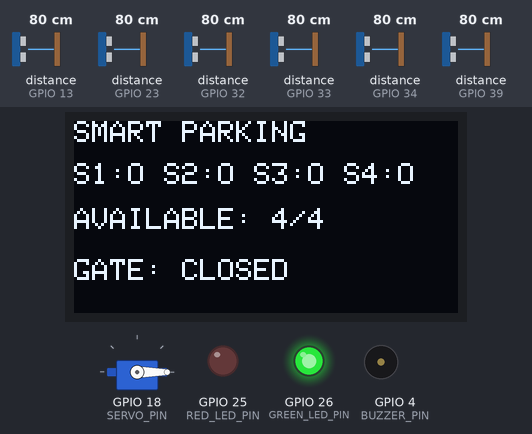
This sketch was run on a simulated ESP32. Shown: 128×64 one-colour display, servo, output pins drawn as LEDs (lit = HIGH), buzzer (waves = sounding, pin HIGH). Wiring (inferred from the names in the program): 6 × ultrasonic range finder: trigger GPIO 2, echo GPIO 23 / trigger GPIO 5, echo GPIO 13 / trigger GPIO 15, echo GPIO 34 / trigger GPIO 16, echo GPIO 33 / trigger GPIO 19, echo GPIO 32 / trigger GPIO 27, echo GPIO 39. The test bench sets the inputs (shaded band); at power-on: distance to the obstacle (sensors on GPIO 33, GPIO 23, GPIO 32, GPIO 13, GPIO 34, GPIO 39) 80 cm. The echo pulse lasts 58.3 µs per cm; WiFi joins after 1.5 s; servers stay silent unless stated; uploads are accepted with an empty reply; pins used as bus, display or sensor lines are not drawn; what the sketch prints to the serial monitor is not drawn.

Above: at 2.8 s.
2.9 s: distance to the obstacle (sensor on GPIO 33) set to 6 cm
At 4.4 s:
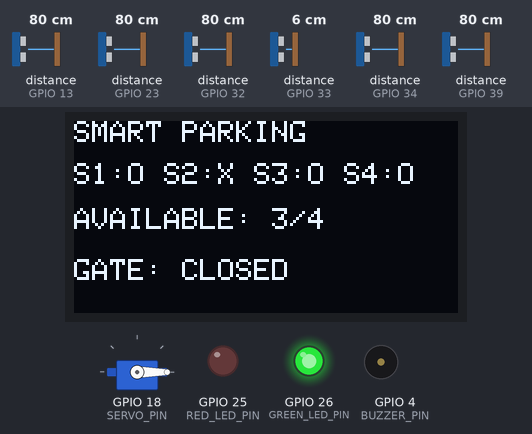
4.7 s: distance to the obstacle (sensor on GPIO 33) set to 3 cm
At 7.0 s:
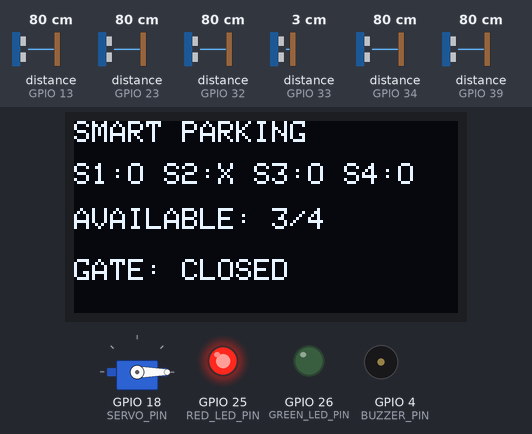
7.7 s: distance to the obstacle (sensor on GPIO 23) set to 6 cm
9.8 s: distance to the obstacle (sensor on GPIO 23) set to 3 cm
At 12.7 s:
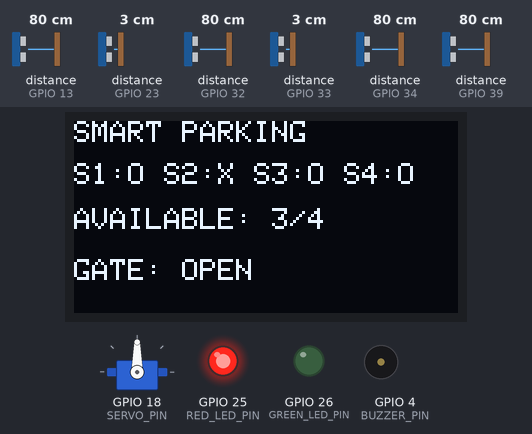
12.8 s: distance to the obstacle (sensor on GPIO 33) set to 120 cm
At 14.3 s:
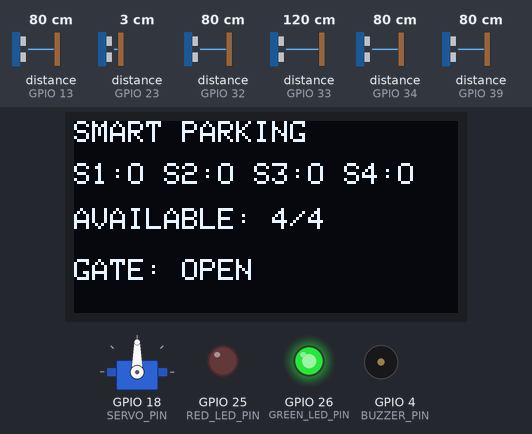
15.0 s: distance to the obstacle (sensor on GPIO 32) set to 2 cm
At 16.2 s:
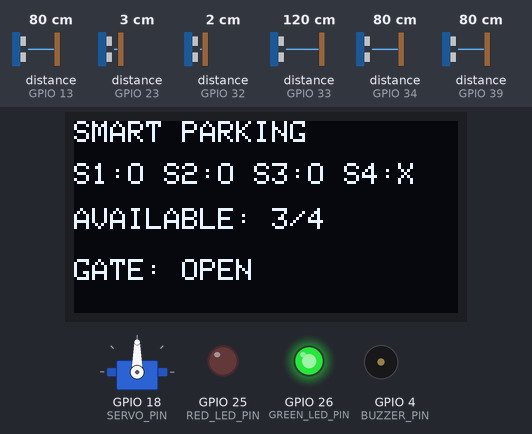
Timing chart, 0 to 18.0 s (numbered marks = the images above; inputs shaded):
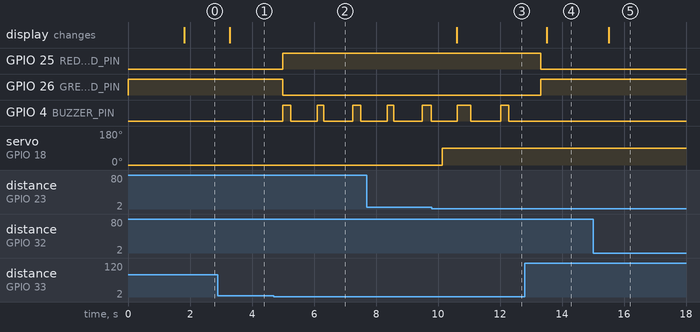

Measured:
- the behaviour switches between 5 and 4 cm on distance to the obstacle (sensor on GPIO 33) (found by bisection; images 1 and 2)
- the behaviour switches between 5 and 4 cm on distance to the obstacle (sensor on GPIO 23) (found by bisection; images 2 and 3)
- after the input at 2.9 s, the display: changes after 0.38 s (image 1)
- after the input at 4.7 s, GPIO 25 (RED_LED_PIN): LOW → HIGH after 0.29 s; GPIO 26 (GREEN_LED_PIN): HIGH → LOW after 0.29 s; GPIO 4 (BUZZER_PIN): alternates HIGH for 0.26 s and LOW for 0.89 s, starting after 0.29 s
- after the input at 9.8 s, servo on GPIO 18 (SERVO_PIN): 0° → 90° after 0.34 s; the display: changes after 0.80 s (image 3)
- after the input at 12.8 s, GPIO 25 (RED_LED_PIN): HIGH → LOW after 0.51 s; GPIO 26 (GREEN_LED_PIN): LOW → HIGH after 0.51 s; GPIO 4 (BUZZER_PIN): stops changing and stays LOW; the display: changes after 0.70 s (image 4)
- after the input at 15.0 s, the display: changes after 0.51 s (image 5)

The sketch:

SmartParking_ParkingFull.ino
```cpp
#include <WiFi.h>
#include <HTTPClient.h>
#include <Wire.h>
#include <Adafruit_GFX.h>
#include <Adafruit_SSD1306.h>
#include <ESP32Servo.h>

// IMPORTANT: ESP32 and the computer running Spring Boot must be on the same LAN/Wi-Fi.
// Replace SERVER_URL with the computer's CURRENT IPv4 address (not localhost/127.0.0.1).
// In Windows, run `ipconfig` and use the IPv4 address of the active Wi-Fi adapter.
const char *WIFI_SSID = "Anupama Grero";
const char *WIFI_PASSWORD = "Anupama1234";
const char *SERVER_URL = "http://10.198.169.138:8080";
const char *OCCUPANCY_ENDPOINT = "/api/sensors/occupancy/batch";

// OLED
#define SCREEN_WIDTH 128
#define SCREEN_HEIGHT 64
#define OLED_RESET -1
#define OLED_ADDRESS 0x3C
Adafruit_SSD1306 display(SCREEN_WIDTH, SCREEN_HEIGHT, &Wire, OLED_RESET);

// Four parking sensors (kept from your uploaded code)
const int parkingTrigPins[4] = {5, 16, 15, 19};
const int parkingEchoPins[4] = {13, 33, 34, 32};

// Gate sensors (kept from your uploaded code)
#define GATE_SENSOR_1_TRIG 2
#define GATE_SENSOR_1_ECHO 23
#define GATE_SENSOR_2_TRIG 27
#define GATE_SENSOR_2_ECHO 39

// Servo
#define SERVO_PIN 18
#define GATE_CLOSED_ANGLE 0
#define GATE_OPEN_ANGLE 90

// Slot 2 warning outputs
#define BUZZER_PIN 4
#define RED_LED_PIN 25
#define GREEN_LED_PIN 26

// Timing and detection settings
// HC-SR04 sensors normally cannot measure reliably below about 2 cm.
#define GATE_MIN_DETECTION_DISTANCE_CM 2.0f
#define GATE_DETECTION_DISTANCE_CM 5.0f
#define GATE_CONFIRMATION_READINGS 3
#define GATE_OPEN_DURATION_MS 3000UL
#define PARKING_UPDATE_INTERVAL_MS 250UL
#define GATE_CHECK_INTERVAL_MS 100UL
#define PARKING_OCCUPIED_DISTANCE_CM 10.0f
#define SLOT2_WARNING_DISTANCE_CM 5.0f
#define BACKEND_OCCUPANCY_INTERVAL_MS 2000UL
#define WIFI_RECONNECT_INTERVAL_MS 10000UL

Servo gateServo;

bool slotOccupied[4] = {false, false, false, false};
float parkingDistances[4] = {-1, -1, -1, -1};
float gateDistance1 = -1;
float gateDistance2 = -1;
float slot2Distance = -1;

bool gateIsOpen = false;
bool slot2WarningActive = false;
bool beepOutputOn = false;
bool wasWiFiConnected = false; // <-- FIXED: Declared globally here

// When the security guard manually opens via the dashboard button,
// manualOverride suppresses the auto-close timer until they press Close.
bool manualOverride = false;

// Require several consecutive valid readings before opening the gate.
// This filters brief ultrasonic noise and cross-talk.
uint8_t entryDetectionCount = 0;
uint8_t exitDetectionCount = 0;

unsigned long lastBeepToggle = 0;
unsigned long gateOpenedAt = 0;
unsigned long lastParkingUpdate = 0;
unsigned long lastGateCheck = 0;
unsigned long lastDisplayUpdate = 0;
unsigned long lastOccupancySend = 0;
unsigned long lastWiFiReconnect = 0;

float readUltrasonicDistance(int trigPin, int echoPin, float timeoutMs);
unsigned long readRawEchoUs(int trigPin, int echoPin);
bool isGateDetected(float distanceCm);
bool detectVehicle();
void updateParkingOccupancy();
int getOccupiedSlots();
int getAvailableSlots();
bool isParkingFull();
void updateReverseSafety();
void updateWarnings();
void updateOLED();
void updateGate();
void openGate();
void closeGate();
void initializeGate();
void connectWiFi();
void sendParkingStatusToBackend();
void handleSerialCommands();
void testParkingSensors();
void printSensorReading(int trigPin, int echoPin);
void sendGateStatus(const char *gate, bool isOpen);
void printNetworkConfiguration();

void setup()
{
  Serial.begin(115200);
  Serial.setTimeout(50);

  for (int i = 0; i < 4; i++) {
    pinMode(parkingTrigPins[i], OUTPUT);
    digitalWrite(parkingTrigPins[i], LOW);
    pinMode(parkingEchoPins[i], INPUT);
  }

  pinMode(GATE_SENSOR_1_TRIG, OUTPUT);
  pinMode(GATE_SENSOR_1_ECHO, INPUT);
  pinMode(GATE_SENSOR_2_TRIG, OUTPUT);
  pinMode(GATE_SENSOR_2_ECHO, INPUT);
  digitalWrite(GATE_SENSOR_1_TRIG, LOW);
  digitalWrite(GATE_SENSOR_2_TRIG, LOW);

  pinMode(BUZZER_PIN, OUTPUT);
  pinMode(RED_LED_PIN, OUTPUT);
  pinMode(GREEN_LED_PIN, OUTPUT);
  digitalWrite(BUZZER_PIN, LOW);
  digitalWrite(RED_LED_PIN, LOW);
  digitalWrite(GREEN_LED_PIN, HIGH);

  Wire.begin(21, 22);
  if (!display.begin(SSD1306_SWITCHCAPVCC, OLED_ADDRESS)) {
    Serial.println("OLED initialization failed!");
  } else {
    display.clearDisplay();
    display.setTextSize(1);
    display.setTextColor(SSD1306_WHITE);
    display.setCursor(0, 0);
    display.println("Smart Parking");
    display.println("Initializing...");
    display.display();
  }

  initializeGate();
  connectWiFi();

  Serial.println();
  Serial.println("============================");
  Serial.println("SMART PARKING SYSTEM READY");
  Serial.println("Entry sensor: TRIG 2 / ECHO 23");
  Serial.println("Exit sensor: TRIG 27 / ECHO 39");
  Serial.println("Gate detection range: 2.0 to 5.0 cm");
  Serial.println("Gate opens after 3 consecutive valid readings");
  Serial.println("Parking TRIG: 5, 16, 15, 19");
  Serial.println("Parking ECHO: 13, 33, 34, 32");
  Serial.println("Servo: GPIO 18");
  Serial.println("Commands: OPEN, CLOSE, STATUS, TEST, NET");
  Serial.print("Backend target: "); Serial.print(SERVER_URL); Serial.println(OCCUPANCY_ENDPOINT);
  Serial.println("If backend uploads fail, check SERVER_URL, Spring Boot port, and endpoint mapping.");
  Serial.println("============================");
}

void loop()
{
  unsigned long now = millis();

  if (WiFi.status() != WL_CONNECTED &&
      now - lastWiFiReconnect >= WIFI_RECONNECT_INTERVAL_MS) {
    connectWiFi();
  }

  bool wifiConnected = (WiFi.status() == WL_CONNECTED);
  if (wifiConnected && !wasWiFiConnected) {
    Serial.println("Wi-Fi connected");
    Serial.print("ESP32 IP: ");
    Serial.println(WiFi.localIP());
  } else if (!wifiConnected && wasWiFiConnected) {
    Serial.println("Wi-Fi disconnected");
  }
  wasWiFiConnected = wifiConnected;

  if (now - lastParkingUpdate >= PARKING_UPDATE_INTERVAL_MS) {
    lastParkingUpdate = now;
    updateParkingOccupancy();
    updateReverseSafety();

    if (now - lastOccupancySend >= BACKEND_OCCUPANCY_INTERVAL_MS) {
      lastOccupancySend = now;
      sendParkingStatusToBackend();
    }
  }

  updateGate();
  handleSerialCommands();
  updateWarnings();

  if (now - lastDisplayUpdate >= 500) {
    lastDisplayUpdate = now;
    updateOLED();
  }
}

// Reads one ultrasonic sensor. Returns -1 when no echo is received.
float readUltrasonicDistance(int trigPin, int echoPin, float timeoutMs)
{
  digitalWrite(trigPin, LOW);
  delayMicroseconds(3);
  digitalWrite(trigPin, HIGH);
  delayMicroseconds(10);
  digitalWrite(trigPin, LOW);

  unsigned long timeoutUs = (unsigned long)(timeoutMs * 1000.0f);
  unsigned long duration = pulseIn(echoPin, HIGH, timeoutUs);
  if (duration == 0) return -1.0f;

  return (duration * 0.0343f) / 2.0f;
}

unsigned long readRawEchoUs(int trigPin, int echoPin)
{
  digitalWrite(trigPin, LOW);
  delayMicroseconds(3);
  digitalWrite(trigPin, HIGH);
  delayMicroseconds(10);
  digitalWrite(trigPin, LOW);
  return pulseIn(echoPin, HIGH, 25000UL);
}

bool isGateDetected(float distanceCm)
{
  return distanceCm >= GATE_MIN_DETECTION_DISTANCE_CM &&
         distanceCm <= GATE_DETECTION_DISTANCE_CM;
}

bool detectVehicle()
{
  gateDistance1 = readUltrasonicDistance(
      GATE_SENSOR_1_TRIG, GATE_SENSOR_1_ECHO, 25.0f);

  delay(20);

  gateDistance2 = readUltrasonicDistance(
      GATE_SENSOR_2_TRIG, GATE_SENSOR_2_ECHO, 25.0f);

  Serial.print("Entry Sensor (ECHO GPIO ");
  Serial.print(GATE_SENSOR_1_ECHO);
  Serial.print("): ");
  if (gateDistance1 < 0) Serial.print("NO ECHO");
  else Serial.print(gateDistance1, 2);
  Serial.print(" cm | Exit Sensor (ECHO GPIO ");
  Serial.print(GATE_SENSOR_2_ECHO);
  Serial.print("): ");
  if (gateDistance2 < 0) Serial.print("NO ECHO");
  else Serial.print(gateDistance2, 2);
  Serial.println(" cm");

  return isGateDetected(gateDistance1) || isGateDetected(gateDistance2);
}

void updateParkingOccupancy()
{
  for (int i = 0; i < 4; i++) {
    float distance = readUltrasonicDistance(
        parkingTrigPins[i], parkingEchoPins[i], 25.0f);

    parkingDistances[i] = distance;

    // Keep the last known slot state if the sensor gives no valid echo.
    if (distance >= 0.0f) {
      slotOccupied[i] = (distance <= PARKING_OCCUPIED_DISTANCE_CM);
    }

    delay(30);
  }

  slot2Distance = parkingDistances[1];
}

int getOccupiedSlots()
{
  int occupied = 0;
  for (int i = 0; i < 4; i++) {
    if (slotOccupied[i]) occupied++;
  }
  return occupied;
}

int getAvailableSlots()
{
  return 4 - getOccupiedSlots();
}

bool isParkingFull()
{
  return getOccupiedSlots() == 4;
}

void updateReverseSafety()
{
  slot2WarningActive =
      slot2Distance >= 0.0f &&
      slot2Distance <= SLOT2_WARNING_DISTANCE_CM;

  Serial.print("{\"type\":\"REVERSE_WARNING\",\"slot\":2,\"active\":");
  Serial.print(slot2WarningActive ? "true" : "false");
  Serial.println("}");
}

void updateWarnings()
{
  if (!slot2WarningActive) {
    digitalWrite(BUZZER_PIN, LOW);
    digitalWrite(RED_LED_PIN, LOW);
    digitalWrite(GREEN_LED_PIN, HIGH);
    beepOutputOn = false;
    return;
  }

  digitalWrite(RED_LED_PIN, HIGH);
  digitalWrite(GREEN_LED_PIN, LOW);

  unsigned long interval = beepOutputOn ? 150UL : 850UL;
  if (millis() - lastBeepToggle >= interval) {
    lastBeepToggle = millis();
    beepOutputOn = !beepOutputOn;
    digitalWrite(BUZZER_PIN, beepOutputOn ? HIGH : LOW);
  }
}

void updateOLED()
{
  display.clearDisplay();
  display.setTextSize(1);
  display.setTextColor(SSD1306_WHITE);
  display.setCursor(0, 0);
  display.println("SMART PARKING");

  display.setCursor(0, 14);
  for (int i = 0; i < 4; i++) {
    display.print("S");
    display.print(i + 1);
    display.print(":");
    display.print(slotOccupied[i] ? "X" : "O");
    if (i < 3) display.print(" ");
  }

  display.setCursor(0, 29);
  if (isParkingFull()) {
    display.setTextSize(1);
    display.println("PARKING FULL");
  } else {
    display.print("AVAILABLE: ");
    display.print(getAvailableSlots());
    display.println("/4");
  }

  display.setCursor(0, 46);
  display.print("GATE: ");
  display.println(gateIsOpen ? "OPEN" : "CLOSED");
  display.display();
}

void updateGate()
{
  unsigned long now = millis();
  if (now - lastGateCheck < GATE_CHECK_INTERVAL_MS) return;
  lastGateCheck = now;

  detectVehicle();

  // Only count readings inside the valid detection range.
  // A single noisy reading will not open the gate.
  if (isGateDetected(gateDistance1)) {
    if (entryDetectionCount < GATE_CONFIRMATION_READINGS) {
      entryDetectionCount++;
    }
  } else {
    entryDetectionCount = 0;
  }

  if (isGateDetected(gateDistance2)) {
    if (exitDetectionCount < GATE_CONFIRMATION_READINGS) {
      exitDetectionCount++;
    }
  } else {
    exitDetectionCount = 0;
  }

  bool entryDetected = (entryDetectionCount >= GATE_CONFIRMATION_READINGS);
  bool exitDetected = (exitDetectionCount >= GATE_CONFIRMATION_READINGS);

  // Exit is allowed even when the parking area is full.
  if (exitDetected) {
    openGate();
  } else if (entryDetected) {
    if (isParkingFull()) {
      Serial.println("PARKING FULL - entry gate remains closed");
      closeGate();
    } else {
      openGate();
    }
  } else if (gateIsOpen && !manualOverride &&
             now - gateOpenedAt >= GATE_OPEN_DURATION_MS) {
    closeGate();
  }
}

void openGate()
{
  if (gateIsOpen) return;

  gateServo.write(GATE_OPEN_ANGLE);
  gateIsOpen = true;
  gateOpenedAt = millis();

  Serial.println("GATE_OPENED");
  sendGateStatus("entry", true);
}

void closeGate()
{
  if (!gateIsOpen) return;

  gateServo.write(GATE_CLOSED_ANGLE);
  gateIsOpen = false;

  Serial.println("GATE_CLOSED");
  sendGateStatus("entry", false);
}

void initializeGate()
{
  gateServo.setPeriodHertz(50);
  gateServo.attach(SERVO_PIN, 500, 2400);
  gateServo.write(GATE_CLOSED_ANGLE);
  gateIsOpen = false;
}

void connectWiFi()
{
  WiFi.mode(WIFI_STA);
  WiFi.setAutoReconnect(true);
  WiFi.persistent(false);
  WiFi.begin(WIFI_SSID, WIFI_PASSWORD);
  lastWiFiReconnect = millis();
  Serial.print("Connecting to Wi-Fi SSID: ");
  Serial.println(WIFI_SSID);

  // Wait briefly for initial connection without blocking the system indefinitely.
  unsigned long startedAt = millis();
  while (WiFi.status() != WL_CONNECTED && millis() - startedAt < 12000UL) {
    delay(250);
    Serial.print(".");
  }
  Serial.println();

  if (WiFi.status() == WL_CONNECTED) {
    Serial.println("WIFI_CONNECTED");
    Serial.print("ESP32 IP: "); Serial.println(WiFi.localIP());
    Serial.print("Gateway: "); Serial.println(WiFi.gatewayIP());
    Serial.print("Signal strength (RSSI): "); Serial.print(WiFi.RSSI()); Serial.println(" dBm");
    Serial.print("Spring Boot base URL: "); Serial.println(SERVER_URL);
  } else {
    Serial.println("WIFI_CONNECT_FAILED - check SSID/password and 2.4 GHz Wi-Fi.");
  }
}

void printNetworkConfiguration()
{
  Serial.println("----- NETWORK STATUS -----");
  Serial.print("Wi-Fi status: ");
  Serial.println(WiFi.status() == WL_CONNECTED ? "CONNECTED" : "DISCONNECTED");
  if (WiFi.status() == WL_CONNECTED) {
    Serial.print("ESP32 IP: "); Serial.println(WiFi.localIP());
    Serial.print("Gateway: "); Serial.println(WiFi.gatewayIP());
    Serial.print("RSSI: "); Serial.print(WiFi.RSSI()); Serial.println(" dBm");
  }
  Serial.print("Backend URL: "); Serial.print(SERVER_URL); Serial.println(OCCUPANCY_ENDPOINT);
  Serial.println("Check that this IP belongs to the PC running Spring Boot and that port 8080 is reachable.");
  Serial.println("--------------------------");
}

void sendParkingStatusToBackend()
{
  if (WiFi.status() != WL_CONNECTED) {
    Serial.println("BACKEND_UPLOAD_SKIPPED: Wi-Fi is disconnected.");
    return;
  }

  // Build the batch JSON expected by the configured Spring Boot endpoint.
  String slotsJSON;
  slotsJSON.reserve(300);
  for (int i = 0; i < 4; i++) {
    if (i > 0) slotsJSON += ",";
    slotsJSON += "{\"slotNumber\":" + String(i + 1);
    slotsJSON += ",\"occupied\":";
    slotsJSON += (slotOccupied[i] ? "true" : "false");
    slotsJSON += ",\"distanceCm\":";
    slotsJSON += (parkingDistances[i] < 0.0f ? String("-1") : String(parkingDistances[i], 2));
    slotsJSON += "}";
  }

  String payload = "{\"availableSlots\":" + String(getAvailableSlots());
  payload += ",\"occupiedSlots\":" + String(getOccupiedSlots());
  payload += ",\"slots\":[" + slotsJSON + "]}";

  String url = String(SERVER_URL);
  // Remove a trailing slash so the endpoint is not joined with a double slash.
  while (url.endsWith("/")) url.remove(url.length() - 1);
  url += OCCUPANCY_ENDPOINT;

  Serial.print("POST "); Serial.println(url);
  Serial.print("Payload: "); Serial.println(payload);

  WiFiClient client;
  HTTPClient http;
  http.setConnectTimeout(4000);
  http.setTimeout(5000);
  http.setReuse(false);

  if (!http.begin(client, url)) {
    Serial.println("BACKEND_ERROR: HTTPClient could not initialize URL. Check SERVER_URL.");
    return;
  }

  http.addHeader("Content-Type", "application/json");
  http.addHeader("Accept", "application/json");
  int responseCode = http.POST(payload);

  if (responseCode > 0) {
    Serial.print("Backend HTTP status: "); Serial.println(responseCode);
    String responseBody = http.getString();
    if (responseBody.length() > 0) {
      Serial.print("Backend response: "); Serial.println(responseBody);
    }

    if (responseCode >= 200 && responseCode < 300) {
      Serial.println("BACKEND_UPLOAD_SUCCESS");
    } else if (responseCode == HTTP_CODE_NOT_FOUND) {
      Serial.println("BACKEND_ERROR: HTTP 404. The Spring Boot endpoint path may not match OCCUPANCY_ENDPOINT.");
    } else if (responseCode == HTTP_CODE_BAD_REQUEST) {
      Serial.println("BACKEND_ERROR: HTTP 400. JSON fields/payload may not match the backend DTO.");
    } else if (responseCode == HTTP_CODE_UNAUTHORIZED || responseCode == HTTP_CODE_FORBIDDEN) {
      Serial.println("BACKEND_ERROR: endpoint requires authentication or permission.");
    } else {
      Serial.println("BACKEND_ERROR: server returned a non-success HTTP status.");
    }
  } else {
    Serial.print("BACKEND_CONNECTION_FAILED: ");
    Serial.print(responseCode);
    Serial.print(" - ");
    Serial.println(HTTPClient::errorToString(responseCode));
    Serial.println("Check server IP, Spring Boot running status, port, same Wi-Fi/LAN, and Windows Firewall.");
  }

  http.end();
}

void sendGateStatus(const char *gate, bool isOpen)
{
  Serial.print("{\"type\":\"GATE_STATUS\",\"gate\":\"");
  Serial.print(gate);
  Serial.print("\",\"state\":\"");
  Serial.print(isOpen ? "OPEN" : "CLOSED");
  Serial.println("\"}");
}

void handleSerialCommands()
{
  if (!Serial.available()) return;

  String command = Serial.readStringUntil('\n');
  command.trim();
  String upperCommand = command;
  upperCommand.toUpperCase();

  if (upperCommand == "OPEN" ||
      upperCommand == "OPEN_GATE" ||
      upperCommand == "OPEN_ENTRY") {
    if (isParkingFull()) {
      Serial.println("PARKING FULL - manual OPEN blocked");
    } else {
      manualOverride = true;
      openGate();
    }
  } else if (upperCommand == "CLOSE" ||
             upperCommand == "CLOSE_GATE" ||
             upperCommand == "CLOSE_ENTRY") {
    manualOverride = false;
    closeGate();
  } else if (upperCommand == "NET") {
    printNetworkConfiguration();
  } else if (upperCommand == "STATUS") {
    Serial.println("----- SYSTEM STATUS -----");
    Serial.print("Gate: ");
    Serial.println(gateIsOpen ? "OPEN" : "CLOSED");
    Serial.print("Occupied slots: ");
    Serial.println(getOccupiedSlots());
    Serial.print("Available slots: ");
    Serial.println(getAvailableSlots());
    Serial.print("Parking full: ");
    Serial.println(isParkingFull() ? "YES" : "NO");

    for (int i = 0; i < 4; i++) {
      Serial.print("Slot ");
      Serial.print(i + 1);
      Serial.print(": ");
      Serial.print(slotOccupied[i] ? "OCCUPIED" : "AVAILABLE");
      Serial.print(" | Distance: ");
      if (parkingDistances[i] < 0.0f) Serial.println("NO ECHO");
      else {
        Serial.print(parkingDistances[i], 2);
        Serial.println(" cm");
      }
    }
  } else if (upperCommand == "TEST") {
    testParkingSensors();
    Serial.println("----- GATE SENSOR TEST -----");
    Serial.print("Entry: ");
    printSensorReading(GATE_SENSOR_1_TRIG, GATE_SENSOR_1_ECHO);
    Serial.print("Exit: ");
    printSensorReading(GATE_SENSOR_2_TRIG, GATE_SENSOR_2_ECHO);
  } else {
    Serial.println("Unknown command. Use OPEN, CLOSE, STATUS, TEST, or NET.");
  }
}

void testParkingSensors()
{
  Serial.println();
  Serial.println("========== PARKING SENSOR TEST ==========");

  for (int i = 0; i < 4; i++) {
    Serial.print("Slot ");
    Serial.print(i + 1);
    Serial.print(" | TRIG GPIO ");
    Serial.print(parkingTrigPins[i]);
    Serial.print(" | ECHO GPIO ");
    Serial.println(parkingEchoPins[i]);

    unsigned long rawUs = readRawEchoUs(
        parkingTrigPins[i], parkingEchoPins[i]);

    if (rawUs == 0) {
      Serial.println("NO ECHO - check sensor and wiring");
    } else {
      float distanceCm = (rawUs * 0.0343f) / 2.0f;
      Serial.print("Raw: ");
      Serial.print(rawUs);
      Serial.print(" us | Distance: ");
      Serial.print(distanceCm, 2);
      Serial.println(" cm");
    }
    delay(100);
  }
  Serial.println("==========================================");
}

void printSensorReading(int trigPin, int echoPin)
{
  float distanceCm = readUltrasonicDistance(trigPin, echoPin, 25.0f);
  if (distanceCm < 0.0f) {
    Serial.println("NO ECHO");
  } else {
    Serial.print(distanceCm, 2);
    Serial.println(" cm");
  }
}
```
